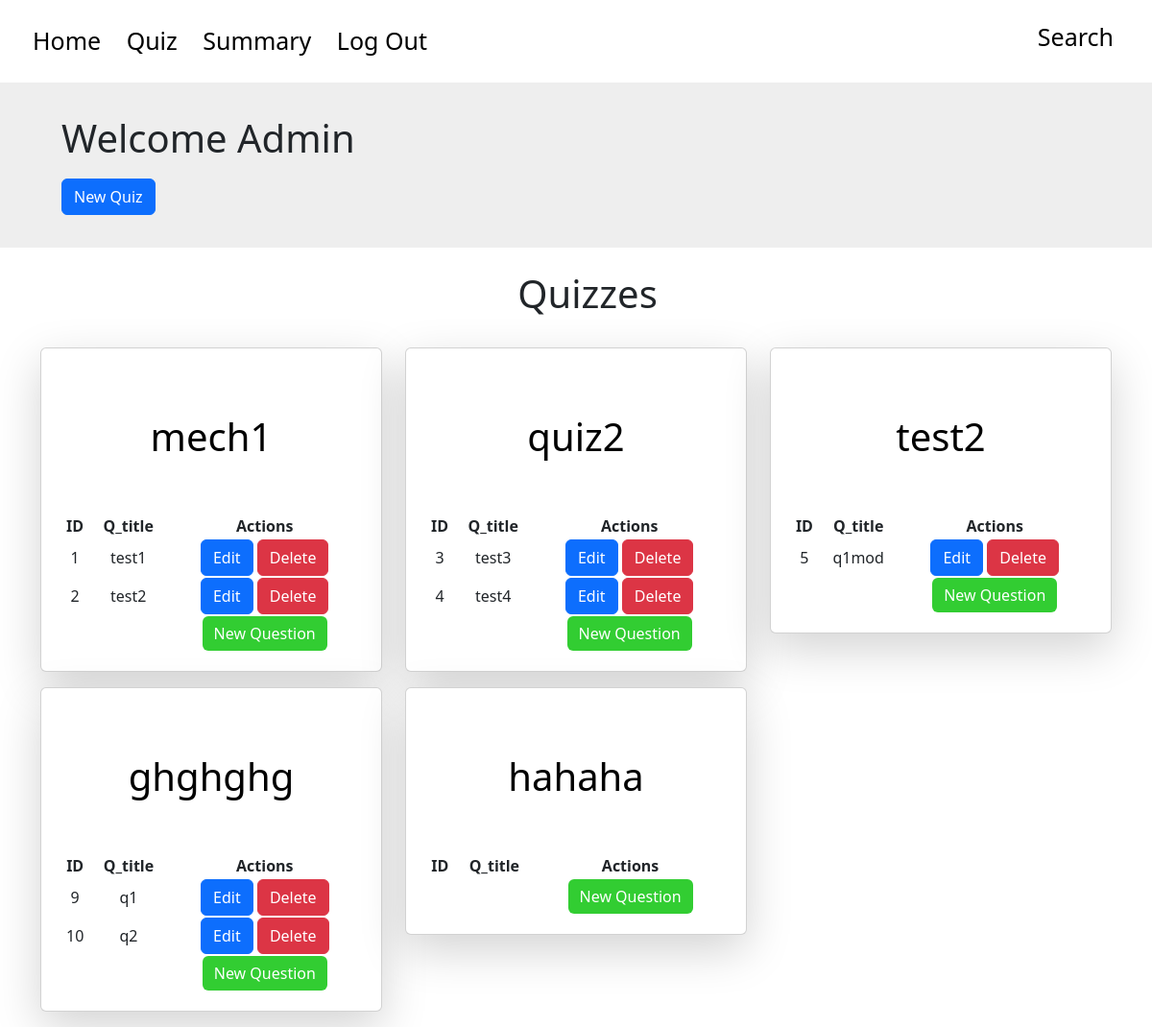
Page /admin/quiz on the earlier database version.
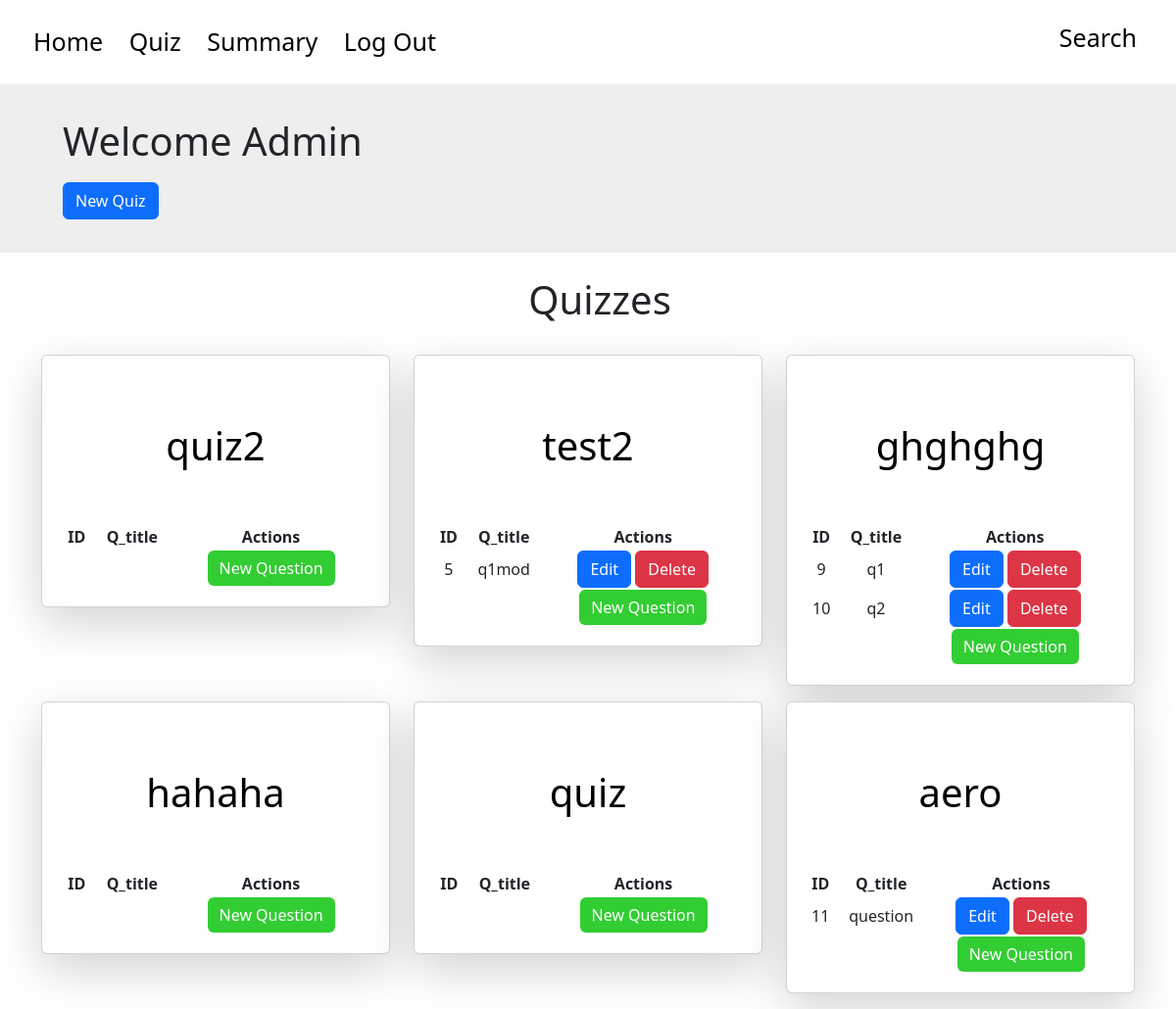
Same page on the later database version.
### tables this page shows
CREATE TABLE quizzes ( id INTEGER PRIMARY KEY AUTOINCREMENT, name TEXT NOT NULL, subject_id INTEGER NOT NULL, chapter_id INTEGER NOT NULL, date_of_quiz DATE NOT NULL, time_duration TEXT NOT NULL, remarks TEXT, FOREIGN KEY(chapter_id) REFERENCES chapters(id) ON DELETE CASCADE, FOREIGN KEY(subject_id) REFERENCES subjects(id) ON DELETE CASCADE);

CREATE TABLE questions ( id INTEGER PRIMARY KEY AUTOINCREMENT, name TEXT NOT NULL, quiz_id INTEGER NOT NULL, chapter_id INTEGER NOT NULL, subject_id INTEGER NOT NULL, question_statement TEXT NOT NULL, option1 TEXT NOT NULL, option2 TEXT NOT NULL, option3 TEXT NOT NULL, option4 TEXT NOT NULL, correct_option INTEGER NOT NULL, FOREIGN KEY(quiz_id) REFERENCES quizzes(id) ON DELETE CASCADE, FOREIGN KEY(chapter_id) REFERENCES chapters(id) ON DELETE CASCADE);

### app.py (the view)
@app.route('/admin/quiz', methods=['GET', 'POST'])
def quiz_management():
    quizzes_send = []
    conn = sqlite3.connect("app.db")
    cursor = conn.cursor()
    cursor.execute("SELECT id, name FROM quizzes")
    quizzes = cursor.fetchall()
    for quiz in quizzes:
        id = quiz[0]
        name = quiz[1]
        questions =[]
        cursor.execute('SELECT id, name FROM questions WHERE quiz_id = ?', (id,))
        quizzes = cursor.fetchall()
        for quiz in quizzes:
            question_id = quiz[0]
            question_name = quiz[1]
            questions.append({'id': question_id, 'name': question_name})
        quizzes_send.append({'id': id, 'name': name, 'questions': questions})
    conn.close()
    return render_template('quiz_management.html', quizzes = quizzes_send)

### templates/quiz_management.html (shortened to what this page needs)
<!DOCTYPE html>
<html lang="en">
<head>
    <link href="https://cdn.jsdelivr.net/npm/bootstrap@5.3.0/dist/css/bootstrap.min.css" rel="stylesheet">
</head>
<header class="container p-4 vh-20 vw-100" style="font-size: 25px; text-align: left; margin-left:0px;">
    <div>
        <a href='/admin/dashboard'>
            Home
        </a>
        <a href="/admin/quiz">
            Quiz
        </a>
        <a href="/admin/summary">
            Summary
        </a>
        <a href="/admin/logout">
            Log Out
        </a>
        <div style="position: absolute; right: 0; top: 0; padding-top: 20px; padding-right: 30px">
            <a href="/admin/search">Search</a>
        </div>
    </div>
</header>
<body>
    <div class="container-lg p-4 vh-20 vw-100" style="background-color: #EEE; max-width:100%">
        <h1 style="padding-left: 40px; padding-top: 10px;">Welcome Admin</h1>
        <div style="padding-left: 40px; padding-top: 10px; padding-bottom: 10px">
            <a href="{{ url_for('new_quiz')}}"class="btn btn-primary">New Quiz</a>
        </div>
    </div>
    <div class="container vw-100"  style="text-align:center">
        <div class="container vw-100 p-4" style="text-align: center;">
            <h1>Quizzes</h1>
        </div>
        <div class="row">
            {% for quiz in quizzes %}
            <div class="col-lg-4 col-md-6 col-sm-12 mb-3">
                <div class="card p-1 shadow-lg ">
                    <div class="card-body">
                        <div class="p-4">
                            <a href="{{ url_for('edit_quiz', quiz_id = quiz['id']) }}">
                                <h1 class="text-center">
                                    {{ quiz['name'] }}
                                </h1>
                            </a>
                        </div>
                        <table style="width: 100%; text-align: center;">
                            <tr>
                                <th>ID</th>
                                <th>Q_title</th>
                                <th> Actions </th>
                            </tr>
                            {% for question in quiz['questions'] %}
                            <tr>
                                <td>{{ question['id'] }}</td>
                                <td>{{ question['name'] }}</td>
                                <td inline>
                                    <a href="{{ url_for('edit_question', quiz_id = quiz['id'], question_id = question['id']) }}" class="btn btn-primary">
                                        Edit
                                    </a>
                                    <a href="{{ url_for('delete_question', quiz_id = quiz['id'], question_id = question['id']) }}" class="btn btn-danger">
                                        Delete
                                    </a>
                                </td>
                            </tr>
                            {% endfor %}
                            <tr class="p-4">
                                <td></td>
                                <td></td>
                                <td class="actions">
                                    <a href="{{ url_for('new_question', subject_id = quiz['subject_id'], quiz_id = quiz['id']) }}" class = "btn btn-primary" style="background-color: limegreen; border: limegreen;">
                                        New Question
                                    </a>
                                </td>
                            </tr>
                        </table>
                    </div>
                </div>
            </div>
            {% endfor %}
        </div>
    </div>
</body>

Differences in the rows shown:
removed quizzes: name "mech1"
no longer on this page (row unchanged): questions: id "1", name "test1", shown under "mech1"
no longer on this page (row unchanged): questions: id "2", name "test2", shown under "mech1"
removed questions: id "3", name "test3", shown under quizzes "quiz2"
removed questions: id "4", name "test4", shown under quizzes "quiz2"
added quizzes: name "quiz"
added quizzes: name "aero"
added questions: id "11", name "question", shown under "aero"
